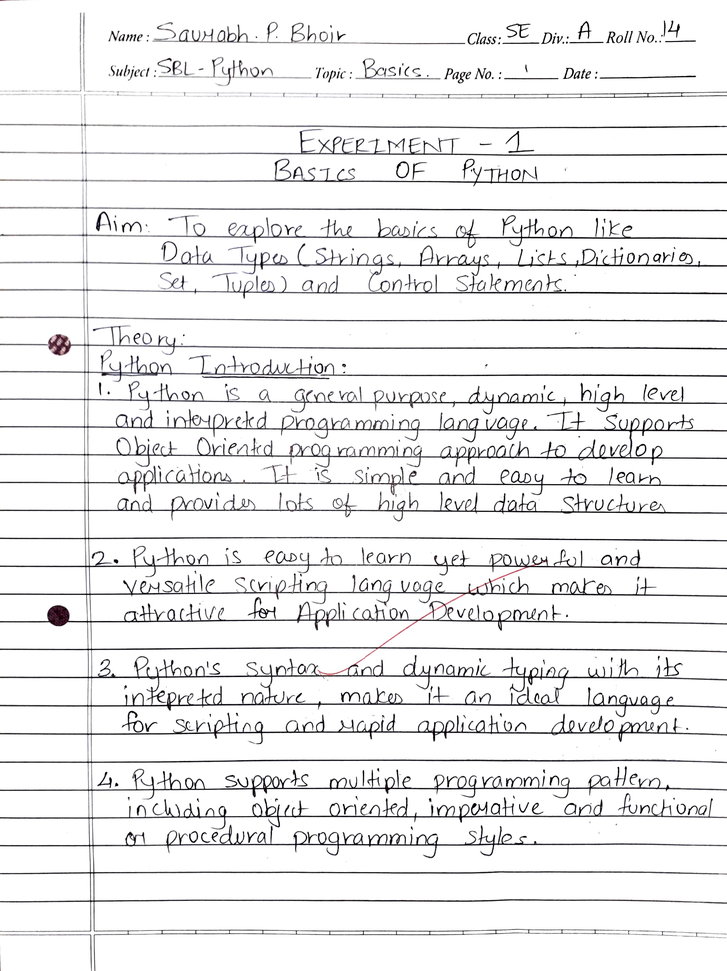
#> input picture img_preproces/images/page_1.png, 727 x 971 px, shrunk from 1647 x 2200 before the run
$ python -i lineRemoval.py   (imports and definitions only)
#> lines starting #> are read from the running program, lines starting #| are printed output that depends on the picture; after the words box and inside, x2 and y2 are one past the last pixel; in counts of white or black regions, pixels touching at a corner belong together
#> further down, picture is the input picture: shape (971, 727, 3); mean B, G, R 237.1, 236.7, 236.9
import numpy as np
import cv2

# Hough line detection
# Credit: https://vzaguskin.github.io/fourielines1/
def houghLines(img):
    from skimage.draw import line
    w, h = img.shape
    acc = []
    for i in range(h):
        rr, cc = line(0, i, w-1, h-i-1)
        acc.append(np.sum(img[rr, cc]))
    mi = np.argmax(acc)
    ret = np.zeros(img.shape, dtype=np.bool_)
    rr, cc = line(0, mi, w-1, h-mi-1)
    ret[rr, cc] = True
    return ret

# Remove lines on lined pages using hough lines and Fourier transform
# Credit: https://vzaguskin.github.io/fourielines1/
def lines_removal(img, return_gray=False):
#> called with return_gray = False
    from scipy import ndimage, spatial
    from scipy.ndimage import filters, morphology

    imggray = cv2.cvtColor(img, cv2.COLOR_BGR2GRAY)
    imfft = np.fft.fft2(imggray)
    imffts = np.fft.fftshift(imfft)
    mags = np.abs(imffts)
    angles = np.angle(imffts)
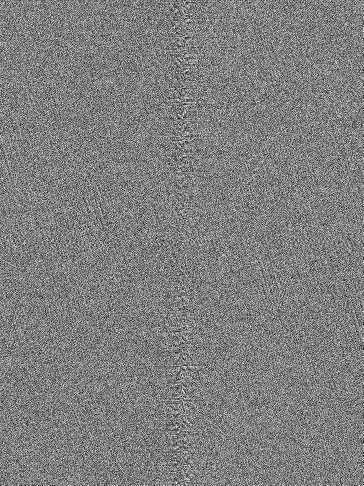
#> angles: shape (971, 727) float64 (shown at 1/2 size); min -3.14, max 3.14, mean -6.35e-17; drawn with min black and max white
    visual = np.log(mags)
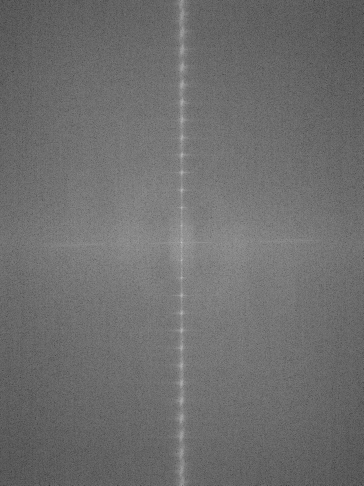
#> visual: shape (971, 727) float64 (shown at 1/2 size); min 2.17, max 18.93, mean 9.44; drawn with min black and max white
    visual3 = np.abs(visual.astype(np.int16) - np.mean(visual))
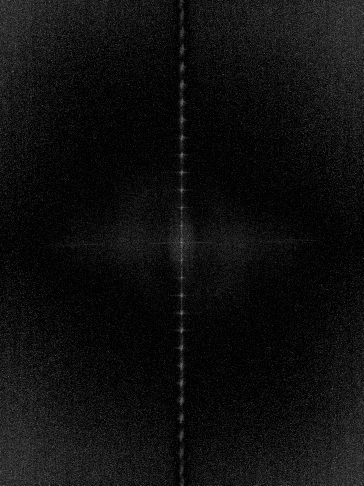
#> visual3: shape (971, 727) float64 (shown at 1/2 size); min 0.439, max 8.56, mean 0.937; drawn with min black and max white

    ret = houghLines(visual3)
#> after the loop in houghLines, `for i in range(h):`: acc = 727 values, max 2191 at index 364, min 814.8 at index 194, mean 951.4
#> in houghLines, `mi = np.argmax(acc)`: mi = 364
#> in houghLines, `rr, cc = line(0, mi, w-1, h-mi-1)`: rr = 971 values from 0 to 970; cc = 971 values, max 364 at index 0, min 362 at index 728, mean 363
#> in houghLines, `ret[rr, cc] = True`:
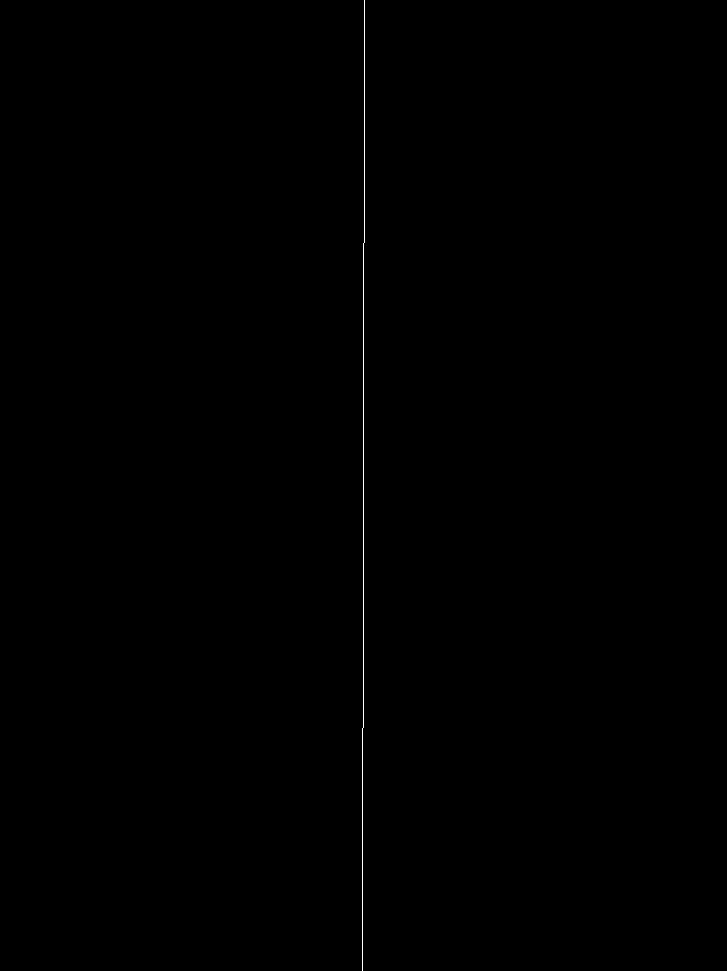
#> ret: shape (971, 727) bool; 0.14% white in thin lines or dots, all inside (x1, y1, x2, y2) = (362, 0, 365, 971)
    ret = morphology.binary_dilation(ret)
#> ret: shape (971, 727) bool; 0.41% white; 1 white region, box (x1, y1, x2, y2) and area: (361, 0, 366, 971) 2913
    ret = morphology.binary_dilation(ret)
#> ret: shape (971, 727) bool; 0.69% white; 1 white region, box (x1, y1, x2, y2) and area: (360, 0, 367, 971) 4855
    ret = morphology.binary_dilation(ret)
#> ret: shape (971, 727) bool; 0.96% white; 1 white region, box (x1, y1, x2, y2) and area: (359, 0, 368, 971) 6797
    ret = morphology.binary_dilation(ret)
#> ret: shape (971, 727) bool; 1.2% white; 1 white region, box (x1, y1, x2, y2) and area: (358, 0, 369, 971) 8739
    ret = morphology.binary_dilation(ret)
#> ret: shape (971, 727) bool; 1.5% white; 1 white region, box (x1, y1, x2, y2) and area: (357, 0, 370, 971) 10681
    w, h = ret.shape
    ret[w//2-3:w//2+3, h//2-3:h//2+3] = False
#> ret: shape (971, 727) bool; 1.5% white; 1 white region, box (x1, y1, x2, y2) and area: (357, 0, 370, 971) 10645

    delta = np.mean(visual[ret]) - np.mean(visual)
#> delta = 1.9
    visual_blured = ndimage.gaussian_filter(visual, sigma=5)
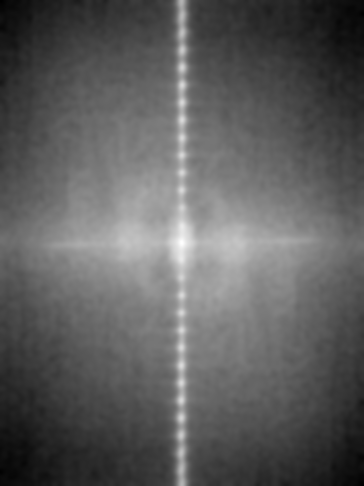
#> visual_blured: shape (971, 727) float64 (shown at 1/2 size); min 7.79, max 12.3, mean 9.44; drawn with min black and max white
    visual[ret] = visual_blured[ret]
#> visual: shape (971, 727) float64; 1.51% of pixels changed, all inside (x1, y1, x2, y2) = (357, 0, 370, 971)
    newmagsshift = np.exp(visual)
    newffts = newmagsshift * np.exp(1j*angles)
    newfft = np.fft.ifftshift(newffts)
    imrev = np.fft.ifft2(newfft)
    newim2 = np.abs(imrev).astype(np.uint8)

    gray = newim2.copy()
    newim2 = cv2.cvtColor(newim2, cv2.COLOR_GRAY2RGB)
#> newim2: shape (971, 727, 3)
    newim2 = np.maximum(newim2, img)
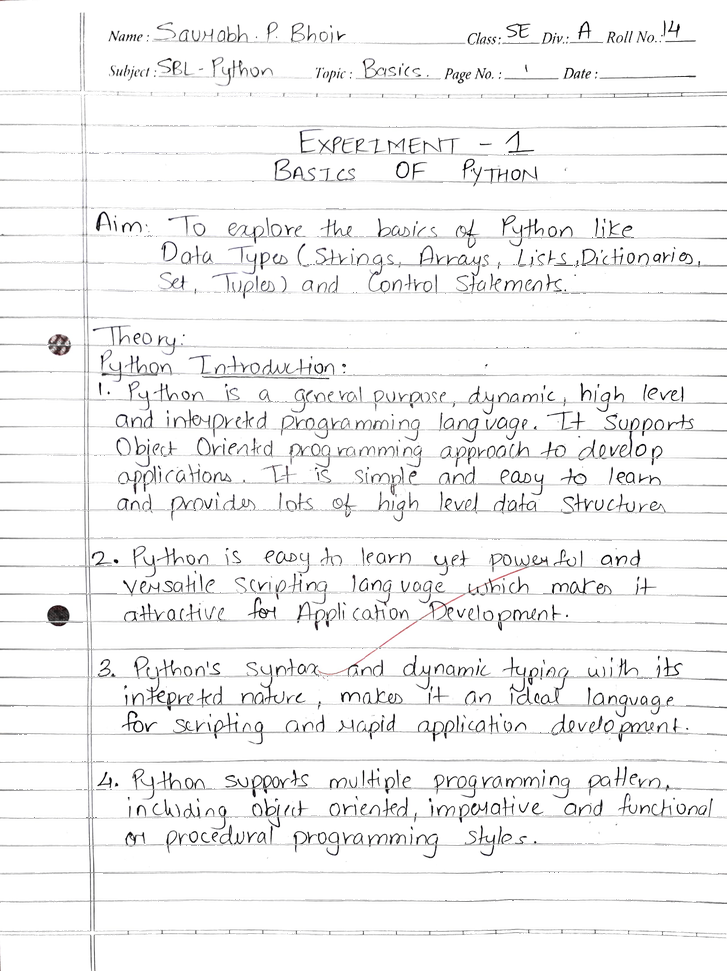
#> newim2: shape (971, 727, 3); mean B, G, R 243.7, 243.6, 243.7
    img = newim2
    return img, gray

>>> import cv2
>>> picture = cv2.imread('images/page_1.png')
>>> result = lines_removal(picture)

$ run again, on img_preproces/images/page_2.png
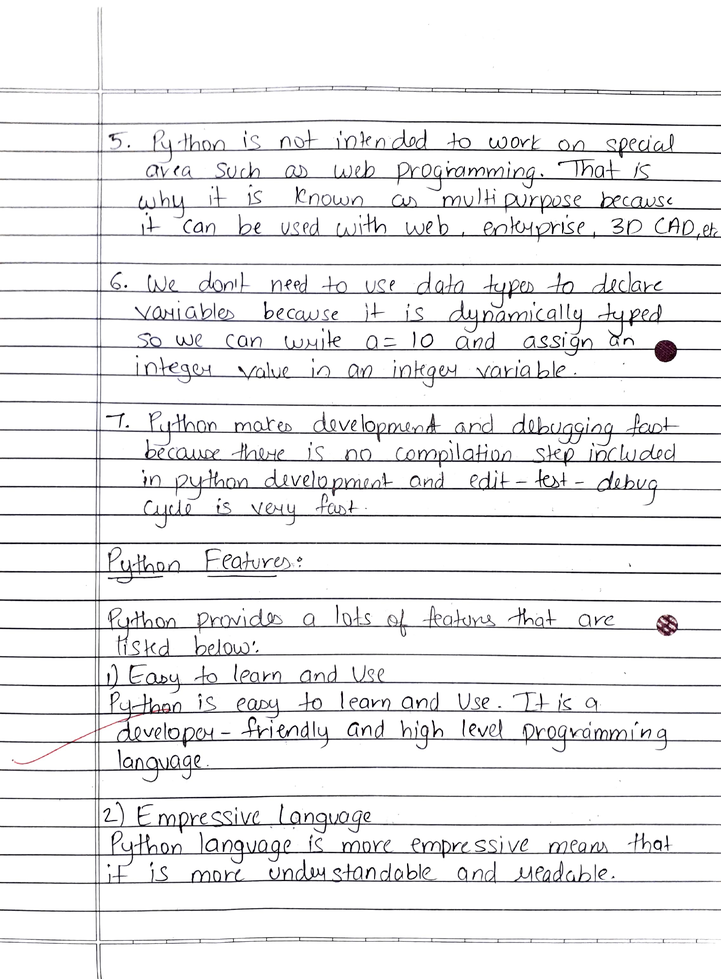
#> input picture img_preproces/images/page_2.png, 721 x 979 px, shrunk from 1619 x 2200 before the run
#> picture is the input picture: shape (979, 721, 3); mean B, G, R 238.3, 237.6, 237.8
#> in lines_removal, `visual3 = np.abs(visual.astype(np.int16) - np.mean(visual))`:
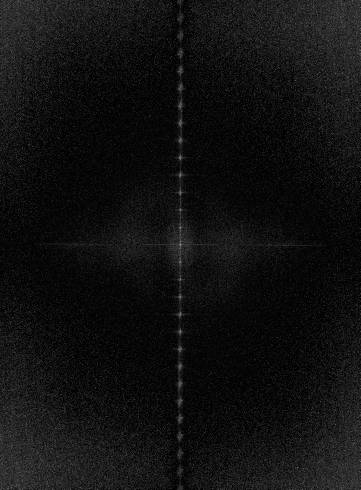
#> visual3: shape (979, 721) float64 (shown at 1/2 size); min 0.385, max 8.61, mean 0.937; drawn with min black and max white
#> after the loop in houghLines, `for i in range(h):`: acc = 721 values, max 2228.6 at index 361, min 820.7 at index 266, mean 961.5
#> mi = 361
#> rr = 979 values from 0 to 978; cc = 979 values, max 361 at index 0, min 359 at index 734, mean 360
#> delta = 1.91
#> in lines_removal, `newim2 = np.maximum(newim2, img)`:
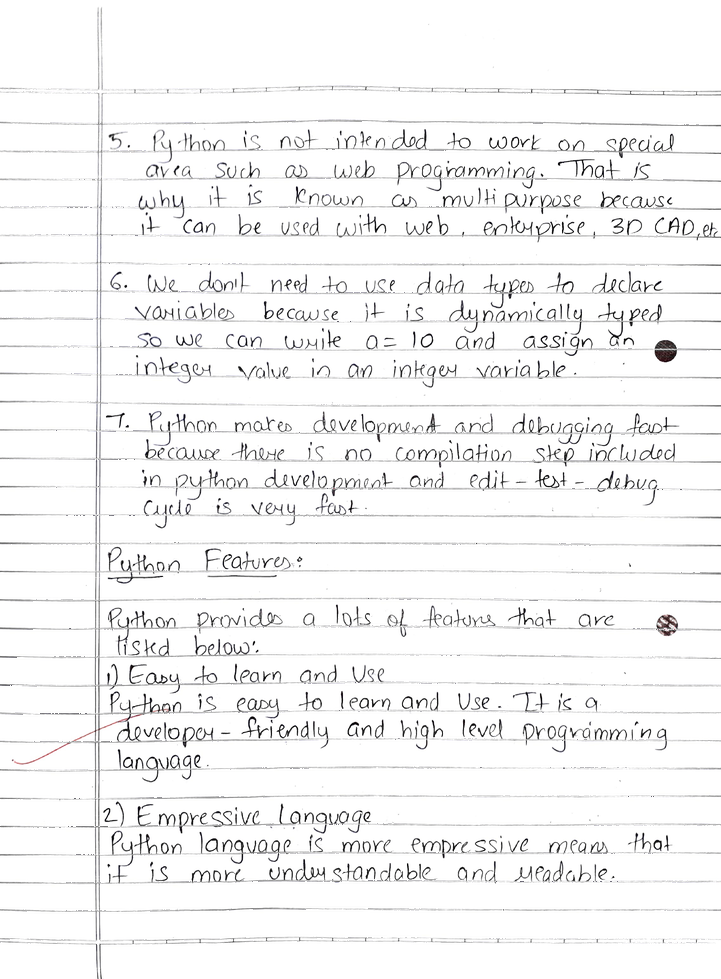
#> newim2: shape (979, 721, 3); mean B, G, R 244.6, 244.4, 244.5

$ run again, on img_preproces/images/page_3.png
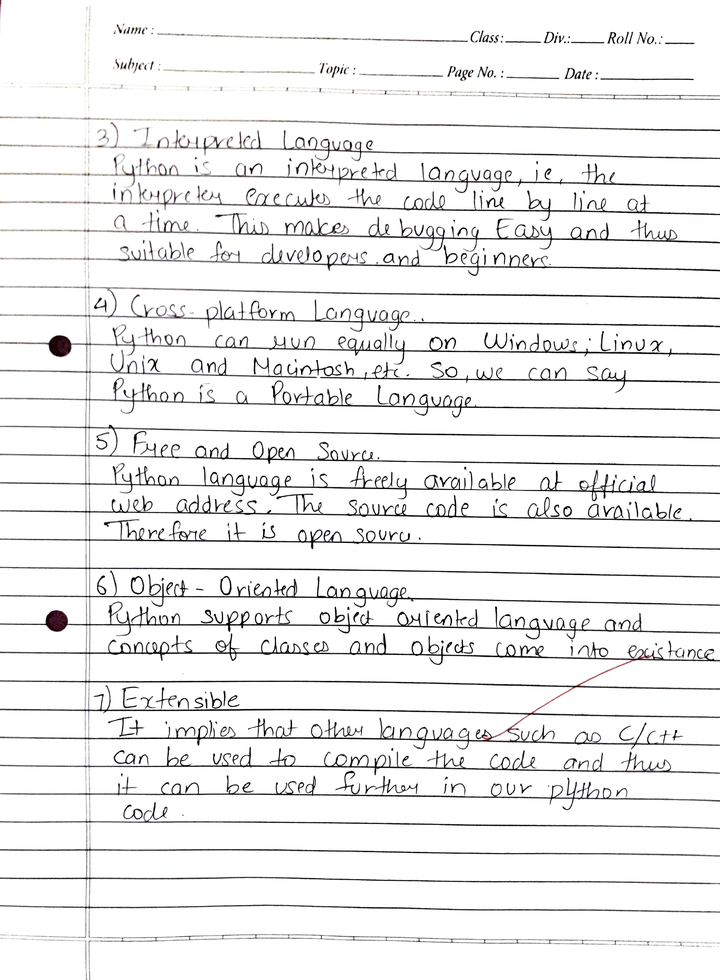
#> input picture img_preproces/images/page_3.png, 720 x 980 px, shrunk from 1617 x 2200 before the run
#> picture is the input picture: shape (980, 720, 3); mean B, G, R 238.2, 238, 238.3
#> after the loop in houghLines, `for i in range(h):`: acc = 720 values, max 2040 at index 365, min 840.6 at index 237, mean 975.4
#> mi = 365
#> rr = 980 values from 0 to 979; cc = 980 values, max 365 at index 0, min 354 at index 935, mean 359.5
#> in houghLines, `ret[rr, cc] = True`:
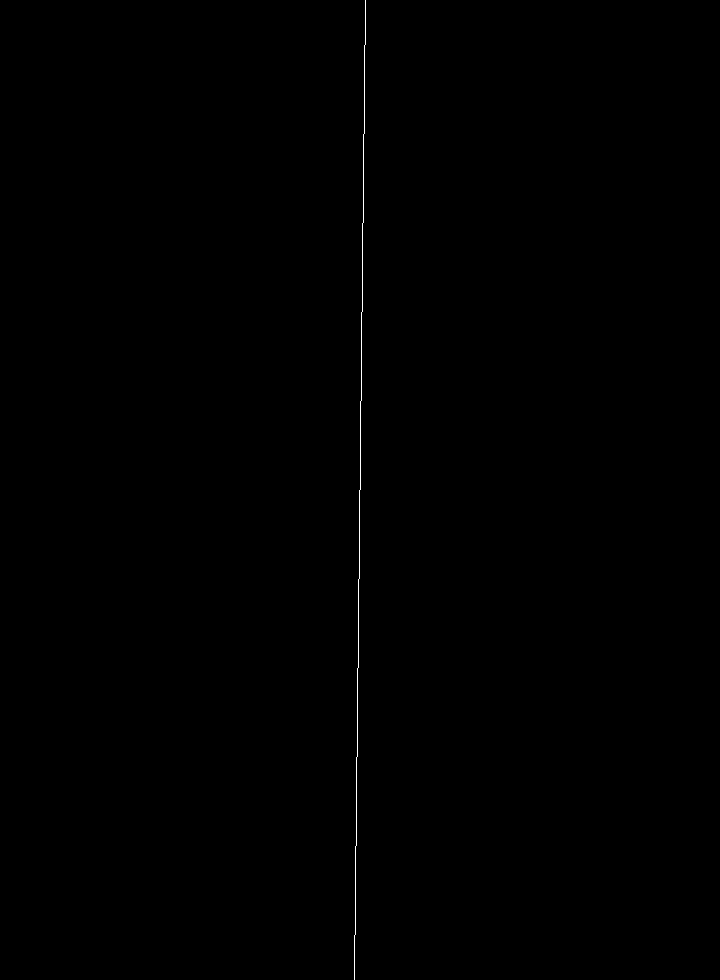
#> ret: shape (980, 720) bool; 0.14% white in thin lines or dots, all inside (x1, y1, x2, y2) = (354, 0, 366, 980)
#> delta = 1.87
#> in lines_removal, `newim2 = np.maximum(newim2, img)`:
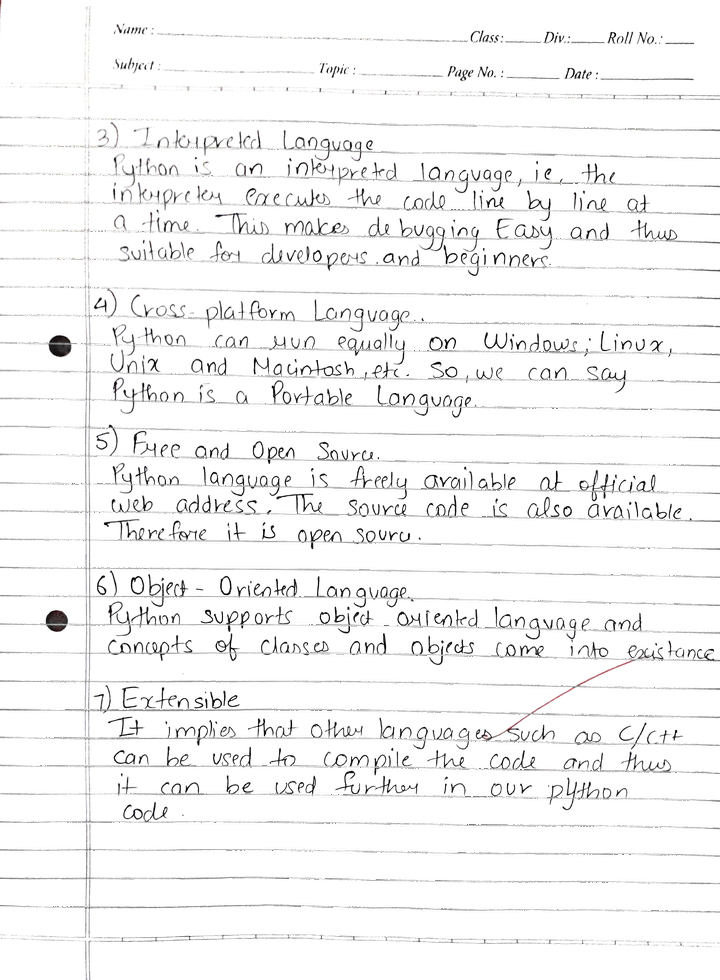
#> newim2: shape (980, 720, 3); mean B, G, R 244.6, 244.6, 244.7
